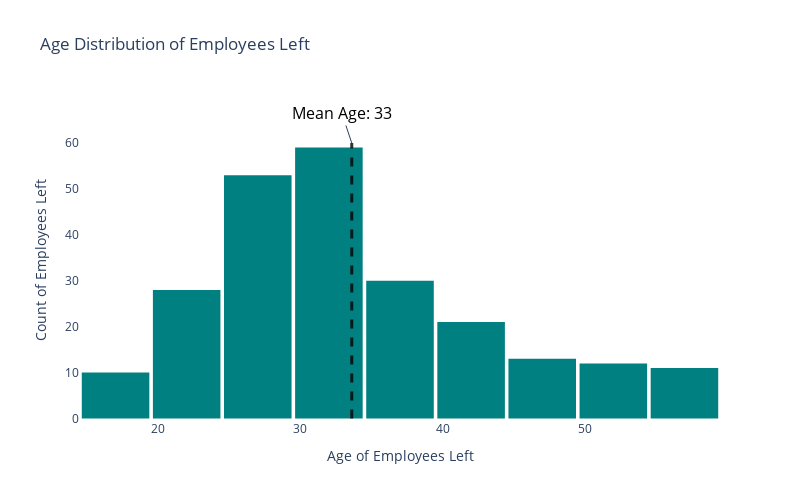

Here is the notebook cell this chart was saved with:
### Markdown cell above
##### Attrition Vs. Age

### Code cell
fig = px.histogram(df_left, x='Age', nbins=15,
                   title='Age Distribution of Employees Left',
                   color_discrete_sequence=['#008080'])
fig.update_layout(bargap=0.05, width=800, height=500, plot_bgcolor='#FFFFFF')
mean_age = df_left['Age'].mean()
fig.add_shape(
    dict(
        type='line',
        line=dict(color='black', width=3, dash='dash'),
        x0=mean_age,
        x1=mean_age,
        y0=0,
        y1=60,
        name='Mean Age',
        opacity=0.8
    )
)
fig.add_annotation(
    x = mean_age,
    y = 60,
    text = f'Mean Age: {int(mean_age):.0f}',
    font = dict(size=16, color='#000000')
)
fig.update_xaxes(title='Age of Employees Left', showgrid=False)
fig.update_yaxes(title='Count of Employees Left', showgrid=False)

fig.show()

### Figure 1 — Plotly figure (JSON) as saved in the notebook; plotly's stock layout.template omitted (floating-point values rounded to 4 significant figures; data arrays with more than 128 entries replaced by an {"elided": "..."} marker saying what was removed)
{"data": [{"alignmentgroup": "True", "bingroup": "x", "hovertemplate": "Age=%{x}<br>count=%{y}<extra></extra>", "legendgroup": "", "marker": {"color": "#008080", "pattern": {"shape": ""}}, "name": "", "nbinsx": 15, "offsetgroup": "", "orientation": "v", "showlegend": false, "type": "histogram", "x": {"elided": "237 int values"}, "xaxis": "x", "yaxis": "y"}], "layout": {"annotations": [{"font": {"color": "#000000", "size": 16}, "text": "Mean Age: 33", "x": 33.61, "y": 60}], "bargap": 0.05, "barmode": "relative", "height": 500, "legend": {"tracegroupgap": 0}, "plot_bgcolor": "#FFFFFF", "shapes": [{"line": {"color": "black", "dash": "dash", "width": 3}, "name": "Mean Age", "opacity": 0.8, "type": "line", "x0": 33.61, "x1": 33.61, "y0": 0, "y1": 60}], "title": {"text": "Age Distribution of Employees Left"}, "width": 800, "xaxis": {"anchor": "y", "domain": [0, 1], "showgrid": false, "title": {"text": "Age of Employees Left"}}, "yaxis": {"anchor": "x", "domain": [0, 1], "showgrid": false, "title": {"text": "Count of Employees Left"}}}}
